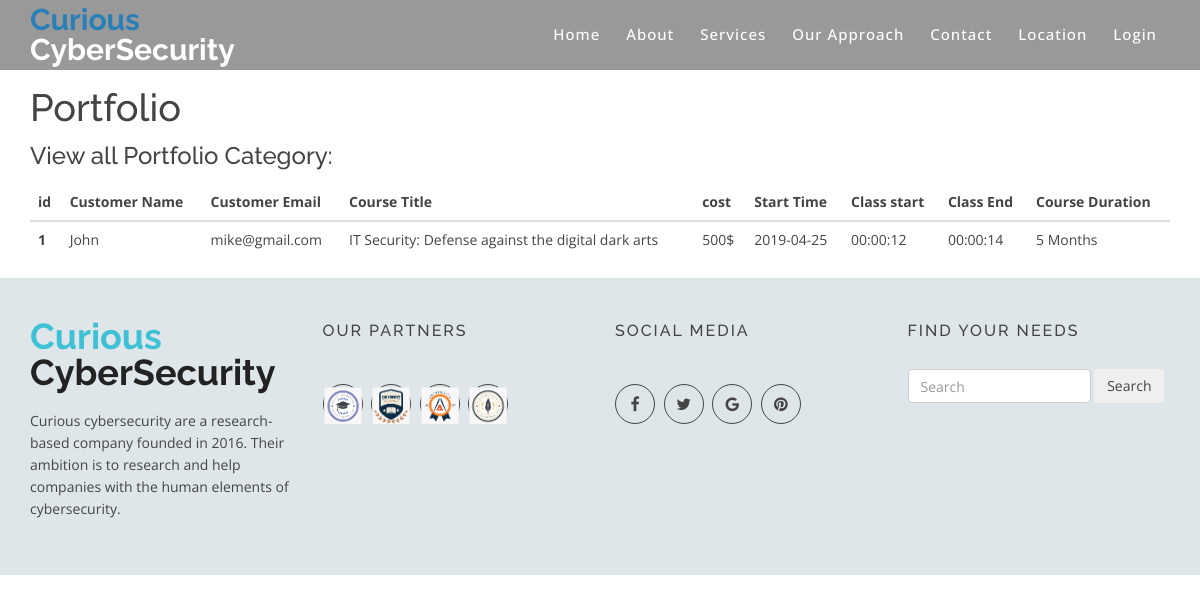
The app's page /adminBookedTrainingView.php with its own data.
### tables this page shows
CREATE TABLE `training` (
  `id` int(11) NOT NULL,
  `title` varchar(250) NOT NULL,
  `description` text NOT NULL,
  `image` varchar(255) NOT NULL,
  `cost` float NOT NULL,
  `startDate` date NOT NULL,
  `start_time` time NOT NULL,
  `end_time` time NOT NULL,
  `duration` varchar(10) NOT NULL,
  `active` varchar(4) NOT NULL
);

CREATE TABLE `users` (
  `id` int(11) NOT NULL,
  `first_name` varchar(20) NOT NULL,
  `last_name` varchar(20) NOT NULL,
  `business_name` varchar(50) NOT NULL,
  `job_title` varchar(50) NOT NULL,
  `interested_area` varchar(255) NOT NULL,
  `email` varchar(100) NOT NULL,
  `username` varchar(30) NOT NULL,
  `password` varchar(255) NOT NULL,
  `user_type` int(2) NOT NULL,
  `registration_no` varchar(10) NOT NULL
);

### adminBookedTrainingView.php (the view, shortened to what this page needs)
<?php
include_once("db_config/config.php");
include_once('template/header.php');
include_once('template/nav.php');
?>
<div class="container">
	<div id="page-wrapper">
		<div class="main-page">
			<div class="tables">
				<h2 class="title1">Portfolio</h2>
				<div class="bs-example widget-shadow" data-example-id="hoverable-table">
					<h4>View all Portfolio Category:</h4>
					<table class="table table-hover">
						<thead>
							<tr>
								<th>id</th>
								<th>Customer Name</th>
								<th>Customer Email</th>
								<th>Course Title</th>
								<th>cost</th>
								<th>Start Time</th>
								<th>Class start</th>
								<th>Class End</th>
								<th>Course Duration</th>
							</tr>
						</thead>
						<?php
						$viewQuery = mysqli_query($con,"SELECT users.first_name,users.email, training.title,training.cost, training.startDate,training.start_time,training.end_time,training.duration FROM `training` JOIN booking ON (booking.training_id = training.id) JOIN users ON(booking.customer_id=users.id) ");
						$srNo = 0;
						while ($vq=mysqli_fetch_array($viewQuery)) {
							$customer_name = $vq["first_name"];
							$customer_email = $vq["email"];
							$title = $vq["title"];
							$cost = $vq["cost"];
							$startDate = $vq["startDate"];
							$start_time = $vq["start_time"];
							$end_time = $vq["end_time"];
							$duration = $vq["duration"];
							$srNo++;
						?>
						<tbody>
							<tr>
								<th scope="row"><?php echo $srNo ?></th>
								<td><?php echo $customer_name;?></td>
								<td><?php echo $customer_email;?></td>
								<td><?php echo $title;?></td>
								<td><?php echo $cost."$";?></td>
								<td><?php echo $startDate;?></td>
								<td><?php echo $start_time;?></td>
								<td><?php echo $end_time;?></td>
								<td><?php echo $duration; ?></td>
							</tr>
						</tbody>
						<?php } ?>
					</table>
				</div>
			</div>
		</div>
	</div>
</div>
<?php include_once('template/footer.php');

### css/style.css (style rules this page uses)
html, body { height: 100%; }
h1, h2, h3, h4, h5, h6 { font-family: 'Raleway', sans-serif; margin: 0 0 15px; color: #444; font-weight: 500; }
h2 { font-size: 38px; line-height: 40px; }
h4 { font-size: 24px; line-height: 26px; }
body { background: #fff none repeat scroll 0 0; color: #444; font-family: 'Open Sans', sans-serif; font-size: 14px; text-align: left; overflow-x: hidden; line-height: 22px; }
.table { width: 100%; height: 100%; display: table; }

### records on screen
training: users.first_name "John", users.email "mike@gmail.com", title "IT Security: Defense against the digital dark arts", cost "500", startDate "2019-04-25", start_time "00:00:12", end_time "00:00:14", duration "5 Months"
